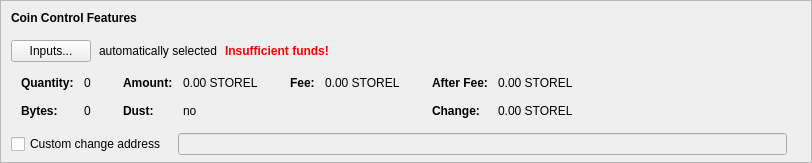
    <widget class="QFrame" name="frameCoinControl">
     <property name="sizePolicy">
      <sizepolicy hsizetype="Expanding" vsizetype="Expanding">
       <horstretch>0</horstretch>
       <verstretch>0</verstretch>
      </sizepolicy>
     </property>
     <property name="maximumSize">
      <size>
       <width>16777215</width>
       <height>16777215</height>
      </size>
     </property>
     <property name="frameShape">
      <enum>QFrame::StyledPanel</enum>
     </property>
     <property name="frameShadow">
      <enum>QFrame::Sunken</enum>
     </property>
     <layout class="QVBoxLayout" name="verticalLayoutCoinControl2">
      <property name="spacing">
       <number>0</number>
      </property>
      <property name="leftMargin">
       <number>0</number>
      </property>
      <property name="topMargin">
       <number>0</number>
      </property>
      <property name="rightMargin">
       <number>0</number>
      </property>
      <property name="bottomMargin">
       <number>6</number>
      </property>
      <item>
       <layout class="QVBoxLayout" name="verticalLayoutCoinControl" stretch="0,0,0,0,1">
        <property name="spacing">
         <number>0</number>
        </property>
        <property name="leftMargin">
         <number>10</number>
        </property>
        <property name="topMargin">
         <number>10</number>
        </property>
        <item>
         <layout class="QHBoxLayout" name="horizontalLayoutCoinControl1">
          <property name="bottomMargin">
           <number>15</number>
          </property>
          <item>
           <widget class="QLabel" name="labelCoinControlFeatures">
            <property name="sizePolicy">
             <sizepolicy hsizetype="Preferred" vsizetype="Maximum">
              <horstretch>0</horstretch>
              <verstretch>0</verstretch>
             </sizepolicy>
            </property>
            <property name="font">
             <font>
              <weight>75</weight>
              <bold>true</bold>
             </font>
            </property>
            <property name="styleSheet">
             <string notr="true">font-weight:bold;</string>
            </property>
            <property name="text">
             <string>Coin Control Features</string>
            </property>
           </widget>
          </item>
         </layout>
        </item>
        <item>
         <layout class="QHBoxLayout" name="horizontalLayoutCoinControl2" stretch="0,0,0,0">
          <property name="spacing">
           <number>8</number>
          </property>
          <property name="bottomMargin">
           <number>10</number>
          </property>
          <item>
           <widget class="QPushButton" name="pushButtonCoinControl">
            <property name="styleSheet">
             <string notr="true"/>
            </property>
            <property name="text">
             <string>Inputs...</string>
            </property>
            <property name="autoDefault">
             <bool>false</bool>
            </property>
           </widget>
          </item>
          <item>
           <widget class="QLabel" name="labelCoinControlAutomaticallySelected">
            <property name="text">
             <string>automatically selected</string>
            </property>
            <property name="margin">
             <number>5</number>
            </property>
           </widget>
          </item>
          <item>
           <widget class="QLabel" name="labelCoinControlInsuffFunds">
            <property name="font">
             <font>
              <weight>75</weight>
              <bold>true</bold>
             </font>
            </property>
            <property name="styleSheet">
             <string notr="true">color:red;font-weight:bold;</string>
            </property>
            <property name="text">
             <string>Insufficient funds!</string>
            </property>
            <property name="margin">
             <number>5</number>
            </property>
           </widget>
          </item>
          <item>
           <spacer name="horizontalSpacerCoinControl">
            <property name="orientation">
             <enum>Qt::Horizontal</enum>
            </property>
            <property name="sizeHint" stdset="0">
             <size>
              <width>40</width>
              <height>1</height>
             </size>
            </property>
           </spacer>
          </item>
         </layout>
        </item>
        <item>
         <widget class="QWidget" name="widgetCoinControl" native="true">
          <property name="sizePolicy">
           <sizepolicy hsizetype="Preferred" vsizetype="Preferred">
            <horstretch>0</horstretch>
            <verstretch>0</verstretch>
           </sizepolicy>
          </property>
          <property name="minimumSize">
           <size>
            <width>0</width>
            <height>0</height>
           </size>
          </property>
          <property name="styleSheet">
           <string notr="true"/>
          </property>
          <layout class="QHBoxLayout" name="horizontalLayoutCoinControl5">
           <property name="leftMargin">
            <number>0</number>
           </property>
           <property name="topMargin">
            <number>0</number>
           </property>
           <property name="rightMargin">
            <number>0</number>
           </property>
           <property name="bottomMargin">
            <number>0</number>
           </property>
           <item>
            <layout class="QHBoxLayout" name="horizontalLayoutCoinControl3" stretch="0,0,0,1">
             <property name="spacing">
              <number>20</number>
             </property>
             <property name="topMargin">
              <number>0</number>
             </property>
             <property name="bottomMargin">
              <number>10</number>
             </property>
             <item>
              <layout class="QFormLayout" name="formLayoutCoinControl1">
               <property name="horizontalSpacing">
                <number>10</number>
               </property>
               <property name="verticalSpacing">
                <number>14</number>
               </property>
               <property name="leftMargin">
                <number>10</number>
               </property>
               <property name="topMargin">
                <number>4</number>
               </property>
               <property name="rightMargin">
                <number>6</number>
               </property>
               <item row="0" column="0">
                <widget class="QLabel" name="labelCoinControlQuantityText">
                 <property name="font">
                  <font>
                   <weight>75</weight>
                   <bold>true</bold>
                  </font>
                 </property>
                 <property name="text">
                  <string>Quantity:</string>
                 </property>
                 <property name="margin">
                  <number>0</number>
                 </property>
                </widget>
               </item>
               <item row="0" column="1">
                <widget class="QLabel" name="labelCoinControlQuantity">
                 <property name="cursor">
                  <cursorShape>IBeamCursor</cursorShape>
                 </property>
                 <property name="contextMenuPolicy">
                  <enum>Qt::ActionsContextMenu</enum>
                 </property>
                 <property name="text">
                  <string notr="true">0</string>
                 </property>
                 <property name="margin">
                  <number>0</number>
                 </property>
                 <property name="textInteractionFlags">
                  <set>Qt::LinksAccessibleByMouse|Qt::TextSelectableByKeyboard|Qt::TextSelectableByMouse</set>
                 </property>
                </widget>
               </item>
               <item row="1" column="0">
                <widget class="QLabel" name="labelCoinControlBytesText">
                 <property name="font">
                  <font>
                   <weight>75</weight>
                   <bold>true</bold>
                  </font>
                 </property>
                 <property name="text">
                  <string>Bytes:</string>
                 </property>
                </widget>
               </item>
               <item row="1" column="1">
                <widget class="QLabel" name="labelCoinControlBytes">
                 <property name="cursor">
                  <cursorShape>IBeamCursor</cursorShape>
                 </property>
                 <property name="contextMenuPolicy">
                  <enum>Qt::ActionsContextMenu</enum>
                 </property>
                 <property name="text">
                  <string notr="true">0</string>
                 </property>
                 <property name="textInteractionFlags">
                  <set>Qt::LinksAccessibleByMouse|Qt::TextSelectableByKeyboard|Qt::TextSelectableByMouse</set>
                 </property>
                </widget>
               </item>
              </layout>
             </item>
             <item>
              <layout class="QFormLayout" name="formLayoutCoinControl2">
               <property name="horizontalSpacing">
                <number>10</number>
               </property>
               <property name="verticalSpacing">
                <number>14</number>
               </property>
               <property name="leftMargin">
                <number>6</number>
               </property>
               <property name="topMargin">
                <number>4</number>
               </property>
               <property name="rightMargin">
                <number>6</number>
               </property>
               <item row="0" column="0">
                <widget class="QLabel" name="labelCoinControlAmountText">
                 <property name="font">
                  <font>
                   <weight>75</weight>
                   <bold>true</bold>
                  </font>
                 </property>
                 <property name="text">
                  <string>Amount:</string>
                 </property>
                 <property name="margin">
                  <number>0</number>
                 </property>
                </widget>
               </item>
               <item row="0" column="1">
                <widget class="QLabel" name="labelCoinControlAmount">
                 <property name="cursor">
                  <cursorShape>IBeamCursor</cursorShape>
                 </property>
                 <property name="contextMenuPolicy">
                  <enum>Qt::ActionsContextMenu</enum>
                 </property>
                 <property name="text">
                  <string notr="true">0.00 STOREL</string>
                 </property>
                 <property name="textInteractionFlags">
                  <set>Qt::LinksAccessibleByMouse|Qt::TextSelectableByKeyboard|Qt::TextSelectableByMouse</set>
                 </property>
                </widget>
               </item>
               <item row="1" column="0">
                <widget class="QLabel" name="labelCoinControlLowOutputText">
                 <property name="font">
                  <font>
                   <weight>75</weight>
                   <bold>true</bold>
                  </font>
                 </property>
                 <property name="text">
                  <string>Dust:</string>
                 </property>
                </widget>
               </item>
               <item row="1" column="1">
                <widget class="QLabel" name="labelCoinControlLowOutput">
                 <property name="cursor">
                  <cursorShape>IBeamCursor</cursorShape>
                 </property>
                 <property name="contextMenuPolicy">
                  <enum>Qt::ActionsContextMenu</enum>
                 </property>
                 <property name="text">
                  <string notr="true">no</string>
                 </property>
                 <property name="textInteractionFlags">
                  <set>Qt::LinksAccessibleByMouse|Qt::TextSelectableByKeyboard|Qt::TextSelectableByMouse</set>
                 </property>
                </widget>
               </item>
              </layout>
             </item>
             <item>
              <layout class="QFormLayout" name="formLayoutCoinControl3">
               <property name="horizontalSpacing">
                <number>10</number>
               </property>
               <property name="verticalSpacing">
                <number>14</number>
               </property>
               <property name="leftMargin">
                <number>6</number>
               </property>
               <property name="topMargin">
                <number>4</number>
               </property>
               <property name="rightMargin">
                <number>6</number>
               </property>
               <item row="0" column="0">
                <widget class="QLabel" name="labelCoinControlFeeText">
                 <property name="font">
                  <font>
                   <weight>75</weight>
                   <bold>true</bold>
                  </font>
                 </property>
                 <property name="text">
                  <string>Fee:</string>
                 </property>
                 <property name="margin">
                  <number>0</number>
                 </property>
                </widget>
               </item>
               <item row="0" column="1">
                <widget class="QLabel" name="labelCoinControlFee">
                 <property name="cursor">
                  <cursorShape>IBeamCursor</cursorShape>
                 </property>
                 <property name="contextMenuPolicy">
                  <enum>Qt::ActionsContextMenu</enum>
                 </property>
                 <property name="text">
                  <string notr="true">0.00 STOREL</string>
                 </property>
                 <property name="textInteractionFlags">
                  <set>Qt::LinksAccessibleByMouse|Qt::TextSelectableByKeyboard|Qt::TextSelectableByMouse</set>
                 </property>
                </widget>
               </item>
             </layout>
             </item>
             <item>
              <layout class="QFormLayout" name="formLayoutCoinControl4">
               <property name="horizontalSpacing">
                <number>10</number>
               </property>
               <property name="verticalSpacing">
                <number>14</number>
               </property>
               <property name="leftMargin">
                <number>6</number>
               </property>
               <property name="topMargin">
                <number>4</number>
               </property>
               <property name="rightMargin">
                <number>6</number>
               </property>
               <item row="0" column="0">
                <widget class="QLabel" name="labelCoinControlAfterFeeText">
                 <property name="font">
                  <font>
                   <weight>75</weight>
                   <bold>true</bold>
                  </font>
                 </property>
                 <property name="text">
                  <string>After Fee:</string>
                 </property>
                 <property name="margin">
                  <number>0</number>
                 </property>
                </widget>
               </item>
               <item row="0" column="1">
                <widget class="QLabel" name="labelCoinControlAfterFee">
                 <property name="cursor">
                  <cursorShape>IBeamCursor</cursorShape>
                 </property>
                 <property name="contextMenuPolicy">
                  <enum>Qt::ActionsContextMenu</enum>
                 </property>
                 <property name="text">
                  <string notr="true">0.00 STOREL</string>
                 </property>
                 <property name="textInteractionFlags">
                  <set>Qt::LinksAccessibleByMouse|Qt::TextSelectableByKeyboard|Qt::TextSelectableByMouse</set>
                 </property>
                </widget>
               </item>
               <item row="1" column="0">
                <widget class="QLabel" name="labelCoinControlChangeText">
                 <property name="font">
                  <font>
                   <weight>75</weight>
                   <bold>true</bold>
                  </font>
                 </property>
                 <property name="text">
                  <string>Change:</string>
                 </property>
                </widget>
               </item>
               <item row="1" column="1">
                <widget class="QLabel" name="labelCoinControlChange">
                 <property name="cursor">
                  <cursorShape>IBeamCursor</cursorShape>
                 </property>
                 <property name="contextMenuPolicy">
                  <enum>Qt::ActionsContextMenu</enum>
                 </property>
                 <property name="text">
                  <string notr="true">0.00 STOREL</string>
                 </property>
                 <property name="textInteractionFlags">
                  <set>Qt::LinksAccessibleByMouse|Qt::TextSelectableByKeyboard|Qt::TextSelectableByMouse</set>
                 </property>
                </widget>
               </item>
              </layout>
             </item>
            </layout>
           </item>
          </layout>
         </widget>
        </item>
        <item>
         <layout class="QHBoxLayout" name="horizontalLayoutCoinControl4" stretch="0,0,0">
          <property name="spacing">
           <number>12</number>
          </property>
          <property name="sizeConstraint">
           <enum>QLayout::SetDefaultConstraint</enum>
          </property>
          <property name="topMargin">
           <number>5</number>
          </property>
          <property name="rightMargin">
           <number>5</number>
          </property>
          <item>
           <widget class="QCheckBox" name="checkBoxCoinControlChange">
            <property name="toolTip">
             <string>If this is activated, but the change address is empty or invalid, change will be sent to a newly generated address.</string>
            </property>
            <property name="text">
             <string>Custom change address</string>
            </property>
           </widget>
          </item>
          <item>
           <widget class="QValidatedLineEdit" name="lineEditCoinControlChange">
            <property name="enabled">
             <bool>false</bool>
            </property>
            <property name="sizePolicy">
             <sizepolicy hsizetype="Expanding" vsizetype="Fixed">
              <horstretch>0</horstretch>
              <verstretch>0</verstretch>
             </sizepolicy>
            </property>
           </widget>
          </item>
          <item>
           <widget class="QLabel" name="labelCoinControlChangeLabel">
            <property name="sizePolicy">
             <sizepolicy hsizetype="Preferred" vsizetype="Expanding">
              <horstretch>0</horstretch>
              <verstretch>0</verstretch>
             </sizepolicy>
            </property>
            <property name="minimumSize">
             <size>
              <width>0</width>
              <height>0</height>
             </size>
            </property>
            <property name="text">
             <string/>
            </property>
            <property name="margin">
             <number>3</number>
            </property>
           </widget>
          </item>
         </layout>
        </item>
        <item>
         <spacer name="verticalSpacerCoinControl">
          <property name="orientation">
           <enum>Qt::Vertical</enum>
          </property>
          <property name="sizeHint" stdset="0">
           <size>
            <width>800</width>
            <height>1</height>
           </size>
          </property>
         </spacer>
        </item>
       </layout>
      </item>
     </layout>
    </widget>
